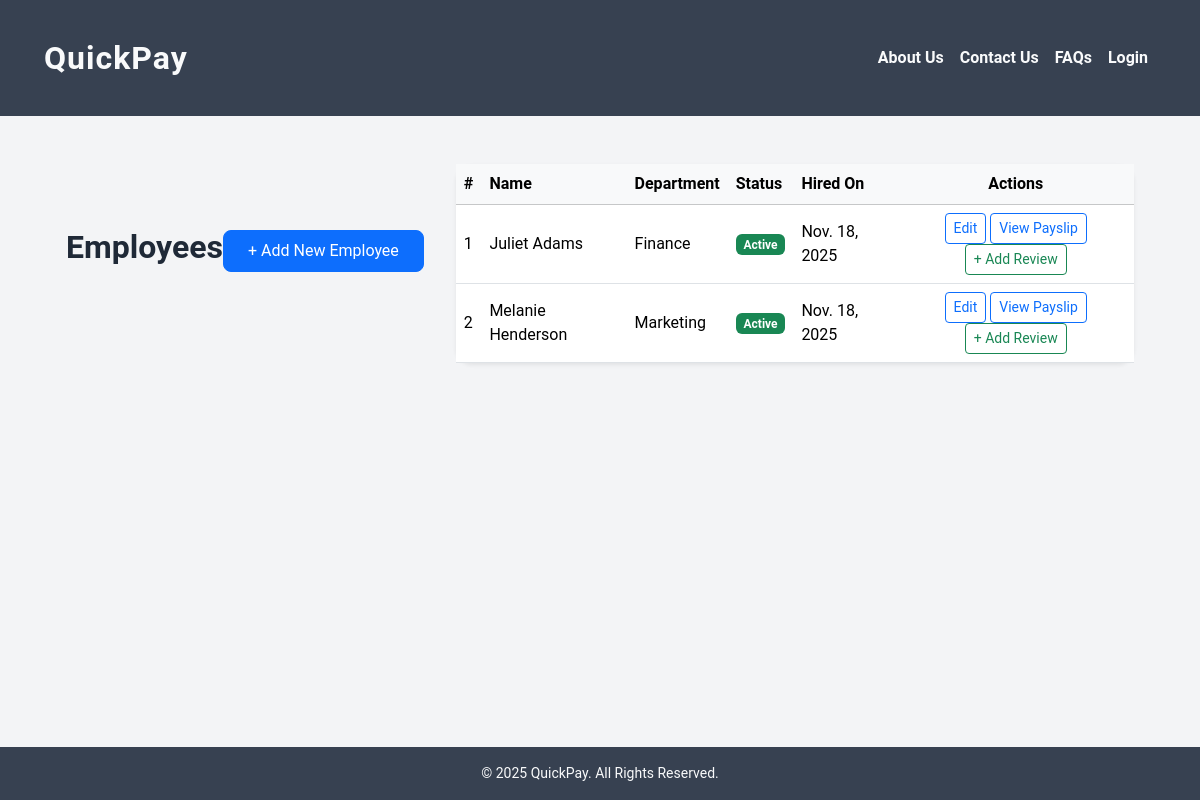
/view_employees/, run on the app's committed database.
### employee/models.py (models this page shows, shortened)
class Employee(models.Model):
    STATUS_CHOICES = [
        ('active', 'Active'),
        ('on_leave', 'On Leave'),
        ('terminated', 'Terminated'),
    ]
    DEPARTMENT_CHOICES = [
        ('hr', 'Human Resources'),
        ('finance', 'Finance'),
        ('it', 'Information Technology'),
        ('marketing', 'Marketing'),
        ('sales', 'Sales'),
        ('operations', 'Operations'),
    ]
    user = models.OneToOneField(
        settings.AUTH_USER_MODEL,
        on_delete=models.CASCADE,
        related_name='employee_profile'
    )
    department = models.CharField(max_length=100, choices=DEPARTMENT_CHOICES, default='it')
    hire_date = models.DateField()
    salary = models.DecimalField(max_digits=10, decimal_places=2)
    status = models.CharField(max_length=20, choices=STATUS_CHOICES, default='active')
    updated_on = models.DateTimeField(auto_now=True)

### user/models.py (models this page shows, shortened)
class User(AbstractUser):
    USER_TYPES = [
        ('admin', 'Admin'),
        ('hr_manager', 'HR Manager'),
        ('payroll_manager', 'Payroll Manager'),
        ('employee', 'Employee'),
    ]
    role = models.CharField(max_length=25, choices=USER_TYPES, default='employee')
    address = models.CharField(max_length=150, null=True, blank=True)
    phone = models.CharField(max_length=10, null=True, blank=True)
    office_mail = models.EmailField(unique=True, null=True, blank=True)

### employee/views.py (the view)
# urls.py: path('view_employees/', employee.views.view_employees, name='view_employees'),
def view_employees(request):
    employees = Employee.objects.select_related('user').all()
    print("Found employees:", employees.count())
    return render(request, 'view_employees.html', {'employees': employees})

### Templates/view_employees.html (shortened to what this page needs)
{% extends 'base.html' %}
{% load static %}
{% block content %}
<div class="container mt-5">
  <div class="d-flex justify-content-between align-items-center mb-4">
    <h2 class="fw-bold">Employees</h2>
    <a href="{% url 'add_employee' %}" class="btn btn-primary px-4 py-2 rounded-3">
      + Add New Employee
    </a>
  </div>
  {% if employees %}
    <div class="card shadow-sm border-0">
      <div class="card-body p-0">
        <table class="table table-hover align-middle mb-0">
          <thead class="table-light">
            <tr>
              <th scope="col">#</th>
              <th scope="col">Name</th>
              <th scope="col">Department</th>
              <th scope="col">Status</th>
              <th scope="col">Hired On</th>
              <th scope="col" class="text-center">Actions</th>
            </tr>
          </thead>
          <tbody>
            {% for emp in employees %}
              <tr>
                <td>{{ forloop.counter }}</td>
                <td>{{ emp.user.first_name }} {{ emp.user.last_name }}</td>
                <td>{{ emp.get_department_display }}</td>
                <td>
                  {% if emp.status == 'active' %}
                    <span class="badge bg-success">Active</span>
                  {% elif emp.status == 'on_leave' %}
                    <span class="badge bg-warning text-dark">On Leave</span>
                  {% else %}
                    <span class="badge bg-danger">Terminated</span>
                  {% endif %}
                </td>
                <td>{{ emp.hire_date }}</td>
                <td class="text-center">
                  <a href="{% url 'edit_employee' emp.id %}" class="btn btn-sm btn-outline-primary">
                    Edit
                  </a>
                  <a href="{% url 'views_payslips' emp.id %}" class="btn btn-sm btn-outline-primary">View Payslip </a>
                   <a href="{% url 'view_performance_review' emp.id %}" class="btn btn-sm btn-outline-success">
        + Add Review
    </a>
                </td>
              </tr>
            {% endfor %}
          </tbody>
        </table>
      </div>
    </div>
  {% else %}
    <div class="text-center mt-4">
      <p class="text-muted">No employees found.</p>
    </div>
  {% endif %}
</div>
{% endblock %}

### static/css/mystyle.css (style rules this page uses)
body { margin: 0; font-family: "Roboto", "Segoe UI", sans-serif; background: #f3f4f6; color: #1f2937; }
.container { display: flex; gap: 2rem; margin: 3rem auto; max-width: 1100px; padding: 0 1rem; }
.card { border-radius: 16px; transition: transform 0.2s ease, box-shadow 0.2s ease; word-wrap: break-word; }
.card { flex: 1; display: flex; flex-direction: column; justify-content: space-between; }

### data on the page
Employee: user.first_name "Juliet", user.last_name "Adams", department "Finance", status "Active", hire_date "Nov. 18, 2025"
Employee: user.first_name "Melanie", user.last_name "Henderson", department "Marketing", status "Active", hire_date "Nov. 18, 2025"
